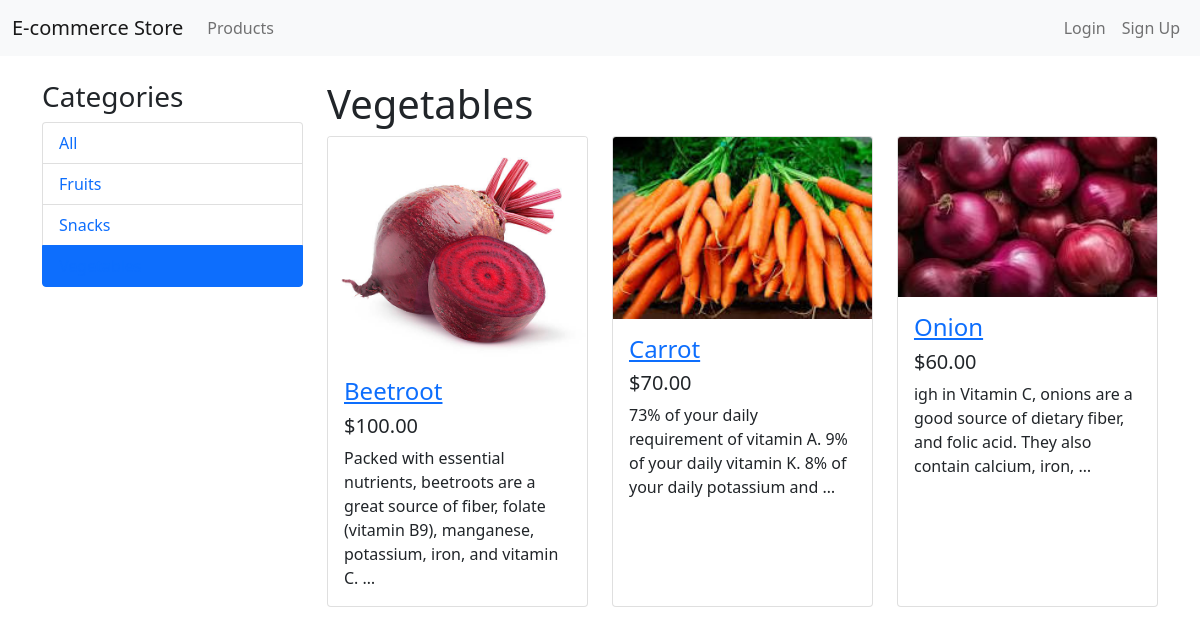
/products/vegetables/, run on the app's committed database.
### store/models.py (models this page shows, shortened)
class Category(models.Model):
    name = models.CharField(max_length=200, db_index=True)
    slug = models.SlugField(max_length=200, unique=True)
    class Meta:
        ordering = ('name',)
        verbose_name = 'category'
        verbose_name_plural = 'categories'
    def get_absolute_url(self):
        return reverse('store:product_list_by_category', args=[self.slug])

class Product(models.Model):
    category = models.ForeignKey(Category, related_name='products', on_delete=models.CASCADE)
    name = models.CharField(max_length=200, db_index=True)
    slug = models.SlugField(max_length=200, db_index=True)
    image = models.ImageField(upload_to='products/%Y/%m/%d', blank=True)
    description = models.TextField(blank=True)
    price = models.DecimalField(max_digits=10, decimal_places=2)
    available = models.BooleanField(default=True)
    created = models.DateTimeField(auto_now_add=True)
    updated = models.DateTimeField(auto_now=True)
    class Meta:
        ordering = ('name',)
        index_together = (('id', 'slug'),)
    def get_absolute_url(self):
        return reverse('store:product_detail', args=[self.id, self.slug])

### store/views.py (the view)
# urls.py: path('', views.product_list, name='home'),
def product_list(request, category_slug=None):
    category = None
    categories = Category.objects.all()
    products = Product.objects.filter(available=True)
    if category_slug:
        category = get_object_or_404(Category, slug=category_slug)
        products = products.filter(category=category)
    return render(request,
                  'store/product/list.html',
                  {'category': category,
                   'categories': categories,
                   'products': products})

### templates/store/product/list.html (shortened to what this page needs)
{% extends "base.html" %}
{% load static %}
{% block content %}
  <div class="row">
    <div class="col-lg-3">
      <h3>Categories</h3>
      <ul class="list-group">
        <li class="list-group-item {% if not category %}active{% endif %}">
          <a href="{% url 'store:product_list' %}" class="text-decoration-none">All</a>
        </li>
        {% for c in categories %}
          <li class="list-group-item {% if category.slug == c.slug %}active{% endif %}">
            <a href="{{ c.get_absolute_url }}" class="text-decoration-none">{{ c.name }}</a>
          </li>
        {% endfor %}
      </ul>
    </div>
    <div class="col-lg-9">
      <h1>{% if category %}{{ category.name }}{% else %}Products{% endif %}</h1>
      <div class="row">
        {% for product in products %}
          <div class="col-lg-4 col-md-6 mb-4">
            <div class="card h-100">
              <a href="{{ product.get_absolute_url }}">
                <img class="card-img-top" src="{% if product.image %}{{ product.image.url }}{% else %}{% static "img/no_image.png" %}{% endif %}" alt="{{ product.name }}">
              </a>
              <div class="card-body">
                <h4 class="card-title">
                  <a href="{{ product.get_absolute_url }}">{{ product.name }}</a>
                </h4>
                <h5>${{ product.price }}</h5>
                <p class="card-text">{{ product.description|truncatewords:20 }}</p>
              </div>
            </div>
          </div>
        {% empty %}
          <p>No products found.</p>
        {% endfor %}
      </div>
    </div>
  </div>
{% endblock %}

### data on the page
Category: name "Fruits"
Category: name "Snacks"
Category: name "Vegetables"
Product: image (picture), name "Beetroot", price "100.00", description "Packed with essential nutrients, beetroots are a great source of fiber, folate (vitamin B9), manganese, potassium, iron, and vitamin C. …"
Product: image (picture), name "Carrot", price "70.00", description "73% of your daily requirement of vitamin A. 9% of your daily vitamin K. 8% of your daily potassium and …"
Product: image (picture), name "Onion", price "60.00", description "igh in Vitamin C, onions are a good source of dietary fiber, and folic acid. They also contain calcium, iron, …"
